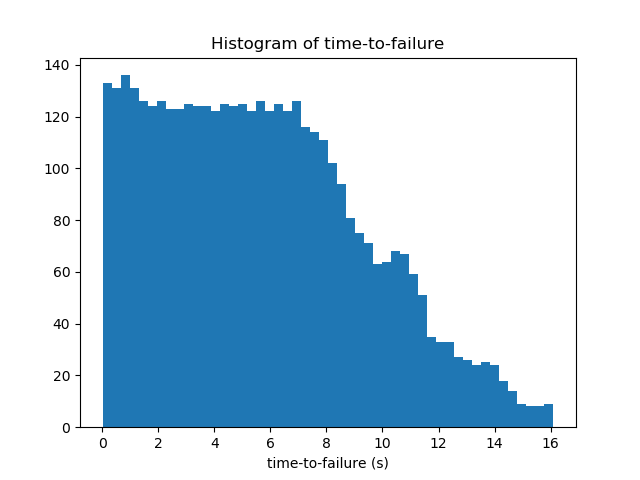

Source code (Python):
from os import listdir
from os.path import join
import pandas as pd
import numpy as np
import matplotlib.pyplot as plt
import librosa as lr
import librosa.display as lrd
#from tqdm import tqdm_notebook as tqdm
from tqdm import tqdm
import time

from sklearn.preprocessing import StandardScaler
from sklearn.svm import NuSVR
from sklearn import ensemble
from sklearn.model_selection import cross_val_score
from sklearn.metrics import mean_absolute_error
from sklearn import linear_model

print('reading training data...')
data = pd.read_feather('.kaggle/train.feather')
print('done')

# Create a training file with simple derived features
rows = 150_000
segments = int(np.floor(data.shape[0] / rows))
y_train = pd.DataFrame(index=range(segments),dtype=np.float64)
for idx in tqdm(range(segments)):
    seg = data.iloc[idx*rows:idx*rows+rows]
    y = seg['time_to_failure'].values[-1]
    
    y_train.loc[idx, 'time_to_failure'] = y

plt.hist(y_train.values.flatten(), normed=False, bins=50)
plt.xlabel('time-to-failure (s)')
plt.title('Histogram of time-to-failure')
plt.savefig('hist.png')
